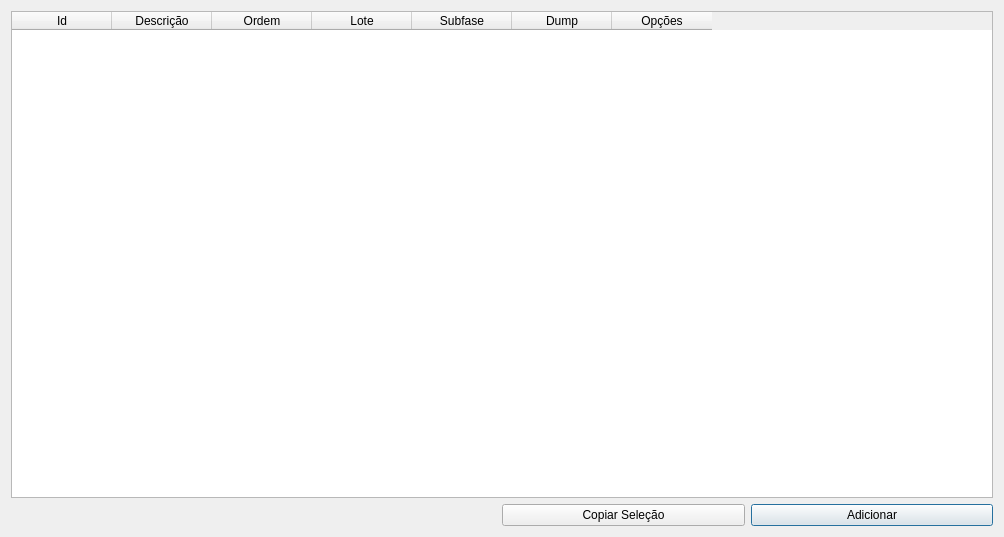
<?xml version="1.0" encoding="UTF-8"?>
<ui version="4.0">
 <class>Dialog</class>
 <widget class="QDialog" name="Dialog">
  <property name="geometry">
   <rect>
    <x>0</x>
    <y>0</y>
    <width>1004</width>
    <height>537</height>
   </rect>
  </property>
  <property name="windowTitle">
   <string>Dialog</string>
  </property>
  <layout class="QGridLayout" name="gridLayout">
   <item row="1" column="3">
    <widget class="QPushButton" name="addProfileBtn">
     <property name="text">
      <string>Adicionar</string>
     </property>
    </widget>
   </item>
   <item row="1" column="0" colspan="2">
    <spacer name="horizontalSpacer">
     <property name="orientation">
      <enum>Qt::Horizontal</enum>
     </property>
     <property name="sizeHint" stdset="0">
      <size>
       <width>336</width>
       <height>20</height>
      </size>
     </property>
    </spacer>
   </item>
   <item row="0" column="0" colspan="4">
    <widget class="QTableWidget" name="tableWidget">
     <column>
      <property name="text">
       <string>Id</string>
      </property>
     </column>
     <column>
      <property name="text">
       <string>Descrição</string>
      </property>
     </column>
     <column>
      <property name="text">
       <string>Ordem</string>
      </property>
     </column>
     <column>
      <property name="text">
       <string>Lote</string>
      </property>
     </column>
     <column>
      <property name="text">
       <string>Subfase</string>
      </property>
     </column>
     <column>
      <property name="text">
       <string>Dump</string>
      </property>
     </column>
     <column>
      <property name="text">
       <string>Opções</string>
      </property>
     </column>
    </widget>
   </item>
   <item row="1" column="2">
    <widget class="QPushButton" name="copyBtn">
     <property name="text">
      <string>Copiar Seleção</string>
     </property>
    </widget>
   </item>
  </layout>
 </widget>
 <resources/>
 <connections/>
</ui>
